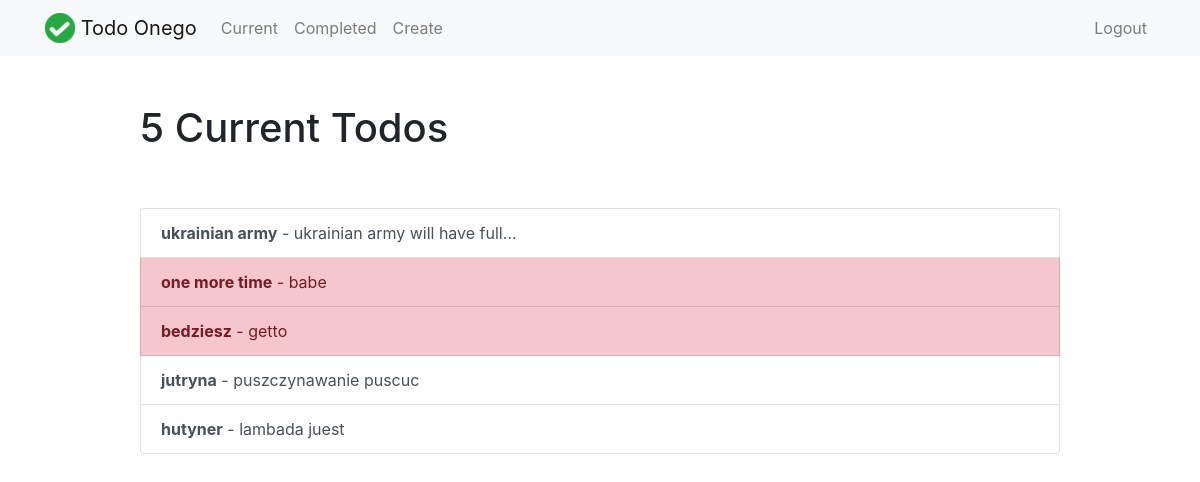
/current/ (signed in), run on the app's committed database.
### todo/models.py (models this page shows, shortened)
class Todo(models.Model):
    title = models.CharField(max_length=100)
    memo = models.TextField(blank=True)
    created = models.DateTimeField(auto_now_add=True)
    datecompleted = models.DateTimeField(null=True, blank=True)
    important = models.BooleanField(default=False)
    user = models.ForeignKey(User, on_delete=models.CASCADE)

### todo/views.py (the view)
# urls.py: path('current/', views.currenttodos, name='currenttodos'),
@login_required
def currenttodos(request):
    todos = Todo.objects.filter(user=request.user, datecompleted__isnull=True)
    return render(request, 'todo/currenttodos.html', {'todos': todos})

### todo/templates/todo/currenttodos.html
{% extends "todo/base.html" %}
{% block content %}
    <div class="row justify-content-center mt-5">
        <div class="col-md-10">
            {% if todos %}
                 <h1>{{ todos.count }} Current Todo{{ todos.count|pluralize }}</h1>
            {% else %}
                           <h1>Current Todos</h1>
            {% endif %}
        </div>
    </div>
    <div class="row justify-content-center mt-5">
        <div class="col-md-10">
        {% if todos %}
            <div class="list-group">
                {% for todo in todos %}
                    <a href="{% url 'viewtodo' todo.id %}" class="list-group-item list-group-item-action{% if todo.important %} list-group-item-danger{% endif %}"><b>{{ todo.title }}</b>{% if todo.memo %} - {{ todo.memo|truncatechars:30 }}{% endif %}</a>
                {% endfor %}
            </div>
        {% else %}
            <div class="text-center">
                <h2>Looks like you don't have any todos! Nice work.</h2>
            <br>
            <a role="button" class="btn btn-primary" href="{% url 'createtodo' %}">New Todo</a>
            </div>
        {% endif %}
        </div>
    </div>
{% endblock %}

### todo/templates/todo/base.html (shortened to what this page needs)
{% load static %}
<!doctype html>
<html lang="en">
<head>
    <link rel="stylesheet" href="https://stackpath.bootstrapcdn.com/bootstrap/4.4.1/css/bootstrap.min.css"
>
</head>
<body>
    <nav class="navbar navbar-expand-md navbar-light bg-light">
        <div class="container">
            <a class="navbar-brand" href="{% url 'home' %}">
                <img src="{% static 'todo/logo.png' %}" width="30" height="30" class="d-inline-block align-top">
                <span>Todo Onego</span>
            </a>
            <div class="collapse navbar-collapse" id="navbarNav">
                {% if user.is_authenticated %}
                <ul class="navbar-nav mr-auto">
                    <li class="nav-item {{ current }}">
                        <a class="nav-link" href="{% url 'currenttodos' %}">Current</a>
                    </li>
                    <li class="nav-item {{ completed }}">
                        <a class="nav-link" href="{% url 'completedtodos' %}">Completed</a>
                    </li>
                    <li class="nav-item {{ create }}">
                        <a class="nav-link" href="{% url 'createtodo' %}">Create</a>
                    </li>
                </ul>
                {% endif %}
                <ul class="navbar-nav ml-auto">
                    {% if user.is_authenticated %}
                    <li class="nav-item">
                        <a href="#" onclick="$('#signOutBtn').click()" class="nav-link">Logout</a>
                    </li>
                    {% endif %}
                </ul>
            </div>
        </div>
    </nav>
    <div class="container">
        {% block content %}{% endblock %}
    </div>
</body>
</html>

### data on the page
Todo: title "ukrainian army", memo "ukrainian army will have full…"
Todo: title "one more time", memo "babe"
Todo: title "bedziesz", memo "getto"
Todo: title "jutryna", memo "puszczynawanie puscuc"
Todo: title "hutyner", memo "lambada juest"

### other printed values
{{ todos.count }} "5"
